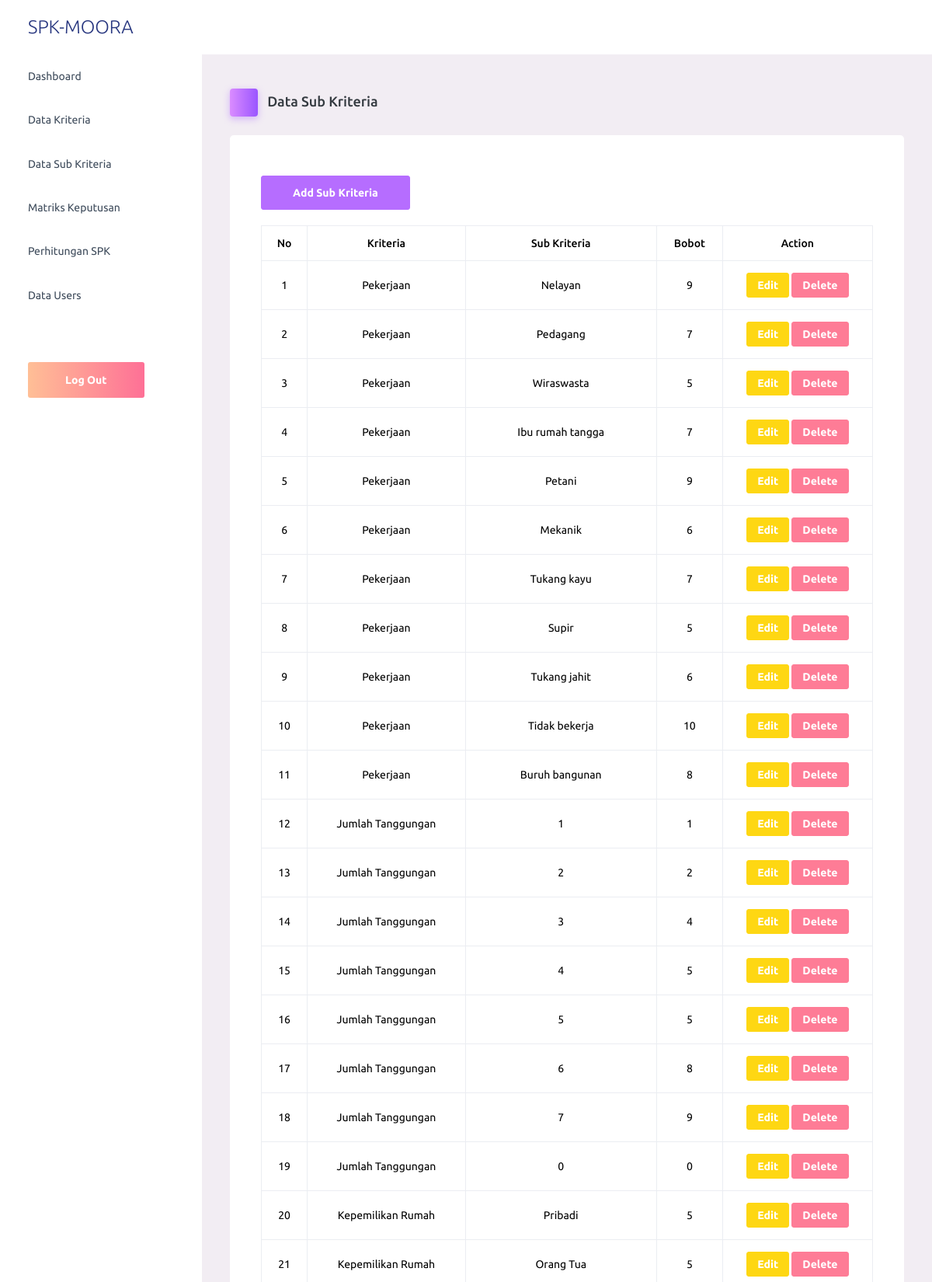
The app's page /pages/sub_kriteria/index.php (upper part) with its own data.
### tables this page shows
CREATE TABLE `tbl_sub_kriteria` (
  `id` int(11) NOT NULL,
  `kriteria` varchar(100) DEFAULT NULL,
  `sub_kriteria` varchar(100) DEFAULT NULL,
  `bobot` int(11) DEFAULT NULL
);

### pages/sub_kriteria/index.php (the view, shortened to what this page needs)
<?php include '../layout/headers.php'; ?>
<?php include '../layout/sidebars.php'; ?>
<div class="page-header">
    <h3 class="page-title">
        <span class="page-title-icon bg-gradient-primary text-white me-2">
            <i class="mdi mdi-account-multiple"></i>
        </span> Data Sub Kriteria
    </h3>
</div>
<div class="col-lg-12 grid-margin stretch-card">
    <div class="card">
        <div class="card-body">
            <a href="add.php" class="btn btn-primary" style="margin-bottom: 20px;">Add Sub Kriteria</a>
            <table class="table table-bordered">
                <thead>
                    <tr class="text-center">
                        <th> No </th>
                        <th> Kriteria </th>
                        <th> Sub Kriteria </th>
                        <th> Bobot </th>
                        <th> Action </th>
                    </tr>
                </thead>
                <tbody>
                    <?php
                    $no = 1;
                    $sql = mysqli_query($koneksi, "SELECT * FROM tbl_sub_kriteria");
                    while ($row = mysqli_fetch_array($sql)) {
                    ?>
                        <tr class="text-center">
                            <td><?= $no++ ?></td>
                            <td><?= $row['kriteria'] ?></td>
                            <td><?= $row['sub_kriteria'] ?></td>
                            <td><?= $row['bobot'] ?></td>
                            <td>
                                <a href="edit.php?id=<?= $row['id'] ?>" class="btn btn-warning btn-sm">Edit</a>
                                <a onclick="return confirm('Apakah Anda ingin menghapus data ini?')" class="btn btn-danger btn-sm" href="delete.php?id=<?= $row['id'] ?>">Delete</a>
                            </td>
                        </tr>
                    <?php } ?>
                </tbody>
            </table>
        </div>
    </div>
</div>
<?php include '../layout/footers.php'; ?>

### records on screen
tbl_sub_kriteria: kriteria "Pekerjaan", sub_kriteria "Nelayan", bobot "9"
tbl_sub_kriteria: kriteria "Pekerjaan", sub_kriteria "Pedagang", bobot "7"
tbl_sub_kriteria: kriteria "Pekerjaan", sub_kriteria "Wiraswasta", bobot "5"
tbl_sub_kriteria: kriteria "Pekerjaan", sub_kriteria "Ibu rumah tangga", bobot "7"
tbl_sub_kriteria: kriteria "Pekerjaan", sub_kriteria "Petani", bobot "9"
tbl_sub_kriteria: kriteria "Pekerjaan", sub_kriteria "Mekanik", bobot "6"
tbl_sub_kriteria: kriteria "Pekerjaan", sub_kriteria "Tukang kayu", bobot "7"
tbl_sub_kriteria: kriteria "Pekerjaan", sub_kriteria "Supir", bobot "5"
tbl_sub_kriteria: kriteria "Pekerjaan", sub_kriteria "Tukang jahit", bobot "6"
tbl_sub_kriteria: kriteria "Pekerjaan", sub_kriteria "Tidak bekerja", bobot "10"
tbl_sub_kriteria: kriteria "Pekerjaan", sub_kriteria "Buruh bangunan", bobot "8"
tbl_sub_kriteria: kriteria "Jumlah Tanggungan", sub_kriteria "1", bobot "1"
tbl_sub_kriteria: kriteria "Jumlah Tanggungan", sub_kriteria "2", bobot "2"
tbl_sub_kriteria: kriteria "Jumlah Tanggungan", sub_kriteria "3", bobot "4"
tbl_sub_kriteria: kriteria "Jumlah Tanggungan", sub_kriteria "4", bobot "5"
tbl_sub_kriteria: kriteria "Jumlah Tanggungan", sub_kriteria "5", bobot "5"
tbl_sub_kriteria: kriteria "Jumlah Tanggungan", sub_kriteria "6", bobot "8"
tbl_sub_kriteria: kriteria "Jumlah Tanggungan", sub_kriteria "7", bobot "9"
tbl_sub_kriteria: kriteria "Jumlah Tanggungan", sub_kriteria "0", bobot "0"
tbl_sub_kriteria: kriteria "Kepemilikan Rumah", sub_kriteria "Pribadi", bobot "5"
tbl_sub_kriteria: kriteria "Kepemilikan Rumah", sub_kriteria "Orang Tua", bobot "5"
